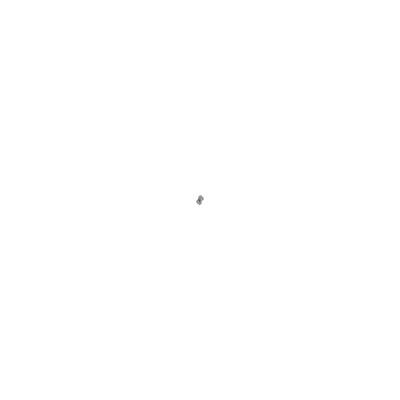
Frame 1 (no input)
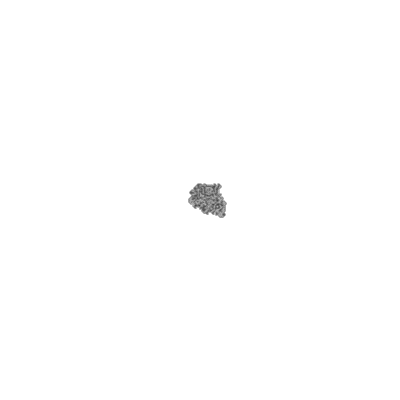
Frame 60 (no input)
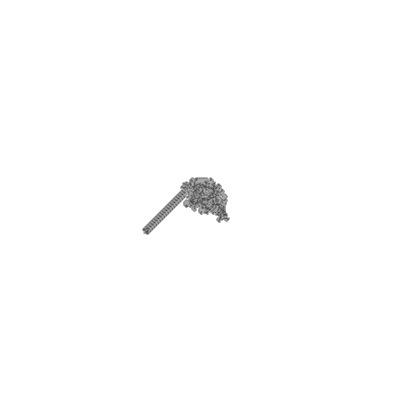
Frame 120 (the mouse pressed at the canvas centre since frame 60)

The p5.js sketch that drew these frames (run headless with seeded random() and noise() and a simulated clock; from frame 60 on, the mouse is pressed at the canvas centre):

// p5.js sketch
// ── sketch.js

// https://en.wikipedia.org/wiki/Langton's_ant

/*
    Langton's ant

    A two-dimensional universal Turing machine
      with a very simple set of rules
      but complex emergent behavior.
    It was invented by Chris Langton in 1986 and runs on a square lattice of
      black and white cells.
    The universality of Langton's ant was proven in 2000.
    This idea has been generated in several different ways,
      such as turmites with add more colors and more states.
    
    Rules

    Squares on a planed are colored variously either black or white.
    We arbitrarily identify one square as the "ant".
    The ant can travel in any of the four cardinal directions at each step it takes.
    The "ant" moves according to the rules below:
      * At a white square, turn 90 deg clockwise, flip the color of the square,
          move forward one unit.
      * At a black square, turn 90 deg counter-clockwise, flip the color of the square,
          move forward one unit.

    Langton's nant can also be described as a cellular automation,
      where the grid is colored black or white and the "ant" square has one of eight
      different colors assigned to encode the combination of black/white state
      and the current direction of motion of the ant.

    Modes of behavior

    Three distinct modes of behavior are apparent, when starting on a completely white grid.

    1. Simplicity. During the first few hundred moves it creates very simple patterns which are often symmetric.
    2. Chaos. After a few hundred moves, a large, irregular pattern of black and white squares appears. The ant traces a pseudo-random path until around 10,000 steps.
    3. Emergent order. Finally the ant starts building a recurrent "highway" pattern of 104 steps that repeats indefinitely.
*/

const w = 400;
const h = 400;
const grid = Array(w).fill().map(() => Array(h).fill(0));
const ant = { x: w / 2, y: h / 2, dir: 0 };

// grid state 0 - white, 1 - black
// direction: 0 - up, 1 - right, 2 - bottom, 3 - left

function setup() {
    createCanvas(w, h);
    background(255);
    strokeWeight(1);
}

const turnRight   = () => { ant.dir = (ant.dir + 1) % 4; };
const turnLeft    = () => { ant.dir = (ant.dir + 3) % 4; };
const moveForward = () => { 
    switch (ant.dir) {
        case 0: ant.y = (ant.y - 1 + h) % h; break;
        case 1: ant.x = (ant.x + 1 + w) % w; break;
        case 2: ant.y = (ant.y + 1 + h) % h; break;
        case 3: ant.x = (ant.x - 1 + w) % w; break;
    }
};

function draw() {
    for (let n = 0; n < 100; n++) {
        const state = grid[ant.x][ant.y];
        const newState = (state + 1) % 2;
        if (state === 0) {
            turnRight(); // turn 90 deg clockwise
        } else if (state === 1) {
            turnLeft();  // turn 90 deg counter-clockwise
        }
        grid[ant.x][ant.y] = newState;
        stroke(newState ? 0 : 255);
        point(ant.x, ant.y);
        moveForward();
    }
}
